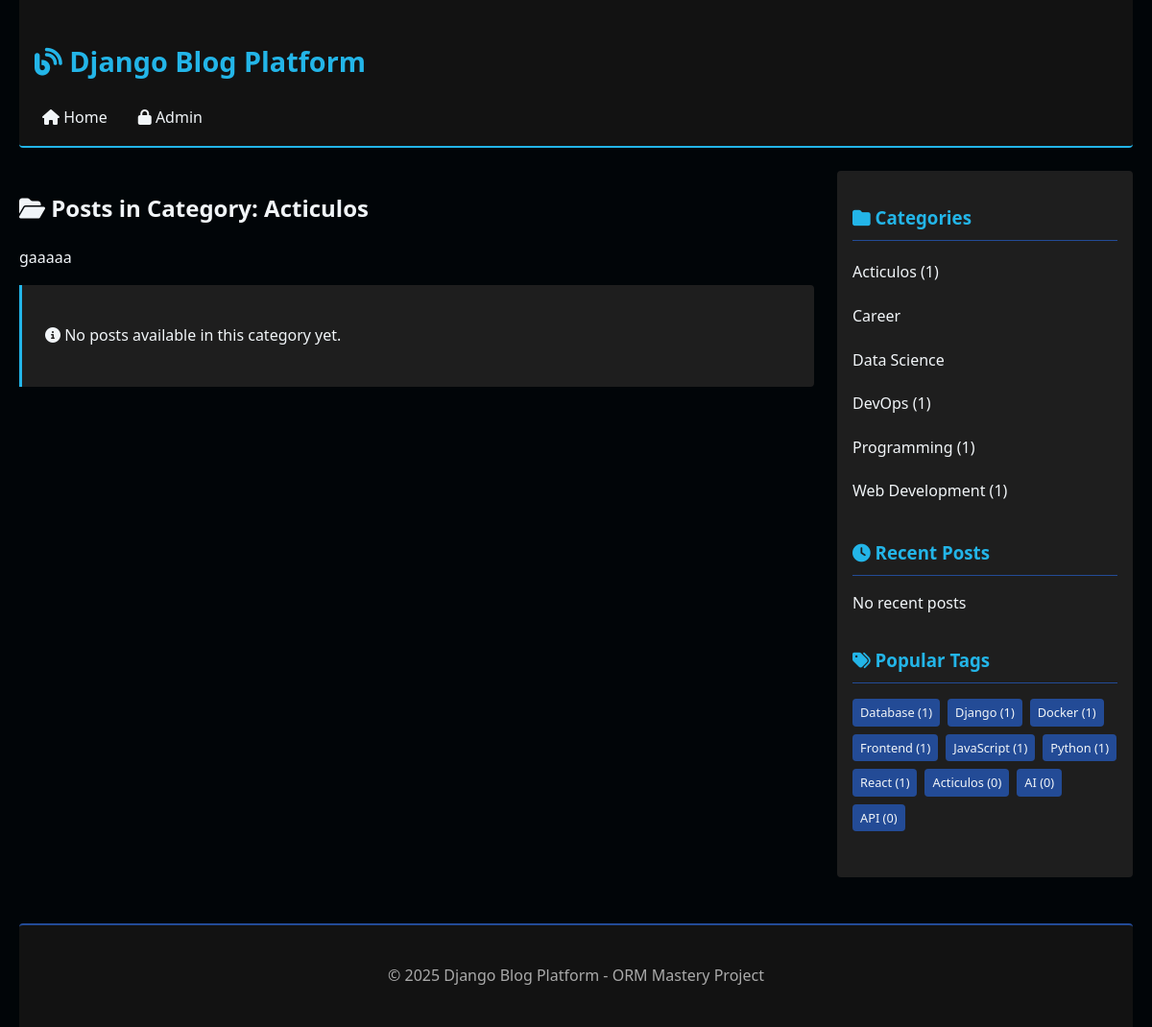
Screenshot of /category/acticulos/ with the database file from the repository.
### blog/models.py (models this page shows, shortened)
class Category(models.Model):
    name = models.CharField(max_length=100)
    slug = models.SlugField(unique=True)
    description = models.TextField(blank=True)
    class Meta:
        verbose_name_plural = "categories"
        ordering = ['name']

class Tag(models.Model):
    name = models.CharField(max_length=50)
    slug = models.SlugField(unique=True)
    class Meta:
        ordering = ['name']

### blog/views.py (the view)
# urls.py: path('category/<slug:slug>/', views.CategoryPostListView.as_view(), name='category_detail'),
class CategoryPostListView(ListView):
    model = Post
    template_name = 'blog/category_posts.html'
    context_object_name = 'posts'
    paginate_by = 5
    def get_queryset(self):
        self.category = Category.objects.get(slug=self.kwargs['slug'])
        return Post.blog_objects.by_category(self.category.slug)
    def get_context_data(self, **kwargs):
        context = super().get_context_data(**kwargs)
        context['category'] = self.category
        context['categories'] = Category.objects.annotate(
            posts_count=Count('posts')
        )
        context['tags'] = Tag.objects.annotate(
            posts_count=Count('posts')
        ).order_by('-posts_count')[:10]
        return context

### blog/managers.py (called while the page is built)
    def published(self):
        return self.filter(
            status='published',
            published_at__lte=timezone.now()
        )

    def by_category(self, category_slug):
        return self.published().filter(category__slug=category_slug)

### blog/templates/blog/category_posts.html (shortened to what this page needs)
{% extends "blog/base.html" %}
{% block content %}
    <h2><i class="fas fa-folder-open"></i> Posts in Category: {{ category.name }}</h2>
    {% if category.description %}
        <div class="category-description">
            {{ category.description|linebreaks }}
        </div>
    {% endif %}
    {% for post in posts %}
        <article class="post">
            <h3 class="post__title">
                <a href="{% url 'blog:post_detail' post.slug %}" class="post__link">{{ post.title }}</a>
            </h3>
            <div class="post__meta">
                <span><i class="fas fa-user"></i> {{ post.author.username }}</span>
                <span><i class="fas fa-calendar"></i> {{ post.created_at|date:"F j, Y" }}</span>
                <span><i class="fas fa-comments"></i> {{ post.comments.count }} comments</span>
            </div>
            {% if post.featured_image %}
                <img src="{{ post.featured_image.url }}" alt="{{ post.title }}" class="post__image">
            {% endif %}
            <div class="post__content">
                {{ post.content|truncatewords:50|linebreaks }}
                <a href="{% url 'blog:post_detail' post.slug %}" class="post__link">Read more <i class="fas fa-arrow-right"></i></a>
            </div>
            {% if post.tags.all %}
                <div class="post__tags">
                    {% for tag in post.tags.all %}
                        <a href="{% url 'blog:tag_detail' tag.slug %}" class="tag">
                            <i class="fas fa-tag"></i> {{ tag.name }}
                        </a>
                    {% endfor %}
                </div>
            {% endif %}
        </article>
    {% empty %}
        <div class="post">
            <p><i class="fas fa-info-circle"></i> No posts available in this category yet.</p>
        </div>
    {% endfor %}
{% endblock %}

### blog/templates/blog/base.html (shortened to what this page needs)
<!DOCTYPE html>
<html lang="en">
<head>
    <link rel="stylesheet" href="https://cdnjs.cloudflare.com/ajax/libs/font-awesome/6.4.0/css/all.min.css">
    <link rel="stylesheet" href="/static/css/style.css">
</head>
<body>
    <header class="header">
        <h1><a href="{% url 'blog:post_list' %}" class="header__title">
            <i class="fas fa-blog"></i> Django Blog Platform
        </a></h1>
        <nav class="header__nav">
            <ul class="header__nav-list">
                <li><a href="{% url 'blog:post_list' %}" class="header__nav-link">
                    <i class="fas fa-home"></i> Home
                </a></li>
                <li><a href="{% url 'admin:index' %}" class="header__nav-link">
                    <i class="fas fa-lock"></i> Admin
                </a></li>
            </ul>
        </nav>
    </header>
    <div class="layout">
        <main class="layout__main">
            {% block content %}{% endblock %}
        </main>
        <aside class="layout__sidebar">
            <section class="sidebar__section">
                <h3 class="sidebar__title">
                    <i class="fas fa-folder"></i> Categories
                </h3>
                <ul class="sidebar__list">
                    {% for category in categories %}
                        <li class="sidebar__item">
                            <a href="{% url 'blog:category_detail' category.slug %}" class="sidebar__link">
                                {{ category.name }} {% if category.posts_count %}({{ category.posts_count }}){% endif %}
                            </a>
                        </li>
                    {% empty %}
                        <li class="sidebar__item">No categories available</li>
                    {% endfor %}
                </ul>
            </section>
            <section class="sidebar__section">
                <h3 class="sidebar__title">
                    <i class="fas fa-clock"></i> Recent Posts
                </h3>
                <ul class="sidebar__list">
                    {% for post in recent_posts %}
                        <li class="sidebar__item">
                            <a href="{% url 'blog:post_detail' post.slug %}" class="sidebar__link">
                                {{ post.title }}
                            </a>
                        </li>
                    {% empty %}
                        <li class="sidebar__item">No recent posts</li>
                    {% endfor %}
                </ul>
            </section>
            <section class="sidebar__section">
                <h3 class="sidebar__title">
                    <i class="fas fa-tags"></i> Popular Tags
                </h3>
                <div class="post__tags">
                    {% for tag in tags %}
                        <a href="{% url 'blog:tag_detail' tag.slug %}" class="tag">
                            {{ tag.name }} ({{ tag.posts_count }})
                        </a>
                    {% empty %}
                        <p>No tags available</p>
                    {% endfor %}
                </div>
            </section>
        </aside>
    </div>
    <footer class="footer">
        <p>&copy; {% now "Y" %} Django Blog Platform - ORM Mastery Project</p>
    </footer>
</body>
</html>

### static/css/style.css (style rules this page uses)
:root { --color-primary: #23B5E8; --color-secondary: #234B96; --color-success: #23B58B; --color-warning: #E8B523; --color-danger: #E23B58; --color-black: #010508; --color-white: #F1F5F8; }
body { font-family: 'Segoe UI', Tahoma, Geneva, Verdana, sans-serif; line-height: 1.6; color: var(--color-white); background-color: var(--color-black); max-width: 1200px; margin: 0 auto; padding: 0 20px; }
.header { background-color: #121212; padding: 1rem; margin-bottom: 1.5rem; border-bottom: 2px solid var(--color-primary); border-radius: 0 0 4px 4px; }
.header__title { color: var(--color-primary); text-decoration: none; font-size: 1.8rem; }
.header__nav { margin-top: 0.5rem; }
.header__nav-list { display: flex; list-style: none; padding: 0; margin: 0; gap: 1rem; }
.header__nav-link { color: var(--color-white); text-decoration: none; padding: 0.5rem; border-radius: 4px; transition: all 0.3s ease; }
.layout { display: flex; flex-wrap: wrap; gap: 1.5rem; }
.layout__main { flex: 3; min-width: 60%; }
.layout__sidebar { flex: 1; min-width: 250px; background-color: #1E1E1E; padding: 1rem; border-radius: 4px; align-self: flex-start; }
.post { background-color: #1E1E1E; border-left: 3px solid var(--color-primary); padding: 1.5rem; margin-bottom: 1.5rem; border-radius: 0 4px 4px 0; transition: transform 0.3s ease, box-shadow 0.3s ease; }
.post__tags { margin-top: 1rem; display: flex; flex-wrap: wrap; gap: 0.5rem; }
.tag { background-color: var(--color-secondary); color: var(--color-white); padding: 0.25rem 0.5rem; border-radius: 4px; font-size: 0.8rem; text-decoration: none; transition: all 0.3s ease; }
.sidebar__section { margin-bottom: 2rem; }
.sidebar__title { color: var(--color-primary); border-bottom: 1px solid var(--color-secondary); padding-bottom: 0.5rem; margin-bottom: 1rem; }
.sidebar__list { list-style: none; padding: 0; }
.sidebar__item { margin-bottom: 0.75rem; }
.sidebar__link { color: var(--color-white); text-decoration: none; padding: 0.25rem 0; display: block; transition: all 0.3s ease; }
.footer { background-color: #121212; color: #AAAAAA; padding: 1.5rem; margin-top: 3rem; text-align: center; border-top: 2px solid var(--color-secondary); border-radius: 4px 4px 0 0; }

### rows the page displays
Category: name "Acticulos", description "gaaaaa", posts_count "1"
Category: name "Career"
Category: name "Data Science"
Category: name "DevOps", posts_count "1"
Category: name "Programming", posts_count "1"
Category: name "Web Development", posts_count "1"
Tag: name "Database", posts_count "1"
Tag: name "Django", posts_count "1"
Tag: name "Docker", posts_count "1"
Tag: name "Frontend", posts_count "1"
Tag: name "JavaScript", posts_count "1"
Tag: name "Python", posts_count "1"
Tag: name "React", posts_count "1"
Tag: name "Acticulos", posts_count "0"
Tag: name "AI", posts_count "0"
Tag: name "API", posts_count "0"
